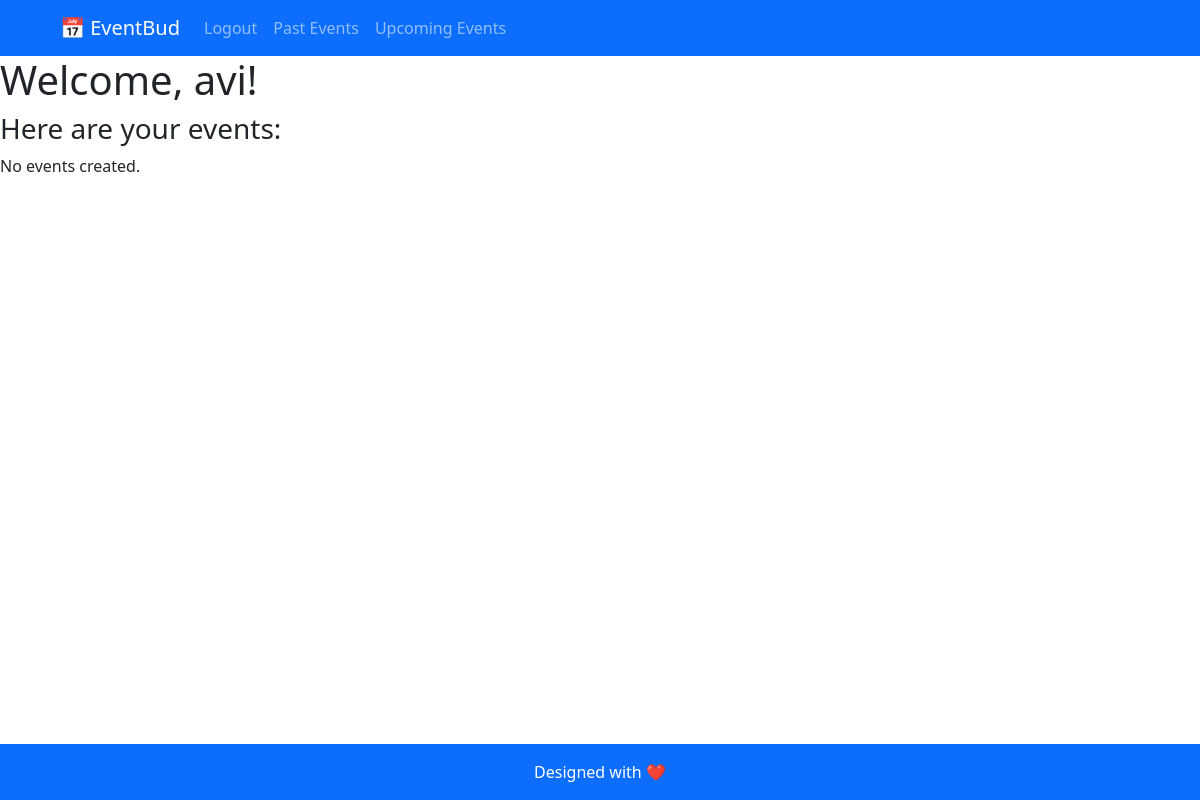
The app's page /events/my_events/ (signed in), older data.
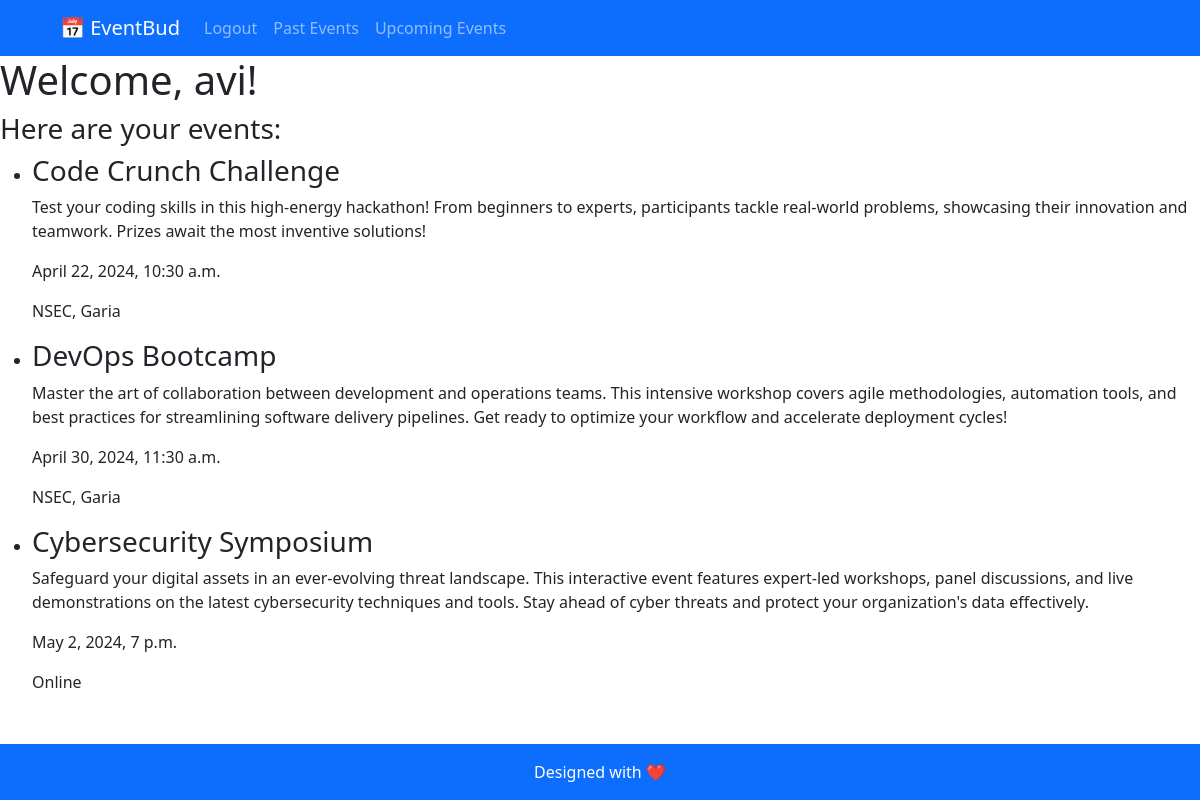
The same page, newer data.
### events/models.py (models this page shows, shortened)
class Event(models.Model):
    title = models.CharField(max_length=200)
    description = models.TextField()
    date = models.DateTimeField()
    location = models.CharField(max_length=200)
    user = models.ForeignKey(User, on_delete=models.CASCADE, null=True)

### events/views.py (the view)
# urls.py: path("my_events/", views.my_events, name="my_events"),
@login_required
def my_events(request):
    events = Event.objects.filter(user=request.user)
    username = request.user.username
    return render(
        request, "events/my_events.html", {"events": events, "username": username}
    )

### events/templates/events/my_events.html (shortened to what this page needs)
{% extends "events/layout.html" %}
{% block content %}
<h1>Welcome, {{ username }}! </h1>
<h3>Here are your events:</h3>
{% if events %}
  <ul>
    {% for event in events %}
    <li>
        <h3>{{ event.title }}</h3>
        <p>{{ event.description }}</p>
        <p>{{ event.date }}</p>
        <p>{{ event.location }}</p>
      </li>
    {% endfor %}
  </ul>
{% else %}
  <p>No events created.</p>
{% endif %}
{% endblock %}

### events/templates/events/layout.html (shortened to what this page needs)
{% load static %}
<!doctype html>
<html lang="en">
<head>
  <link rel="stylesheet" href="{% static 'events/style.css' %}" />
  <link href="https://cdn.jsdelivr.net/npm/bootstrap@5.3.3/dist/css/bootstrap.min.css" rel="stylesheet"
 />
</head>
<body>
  <nav class="navbar navbar-expand-lg bg-primary px-md-5" data-bs-theme="dark">
    <div class="container-fluid">
      <a class="navbar-brand" href="{% url 'events' %}">📅 EventBud</a>
      <div class="collapse navbar-collapse" id="navbarSupportedContent">
        <ul class="navbar-nav me-auto mb-2 mb-lg-0">
          {% if user.is_authenticated %}
          <li class="nav-item">
            <a class="nav-link" href="{% url 'logout' %}">Logout</a>
          </li>
          {% endif %}
          <li class="nav-item">
            {% if request.resolver_match.url_name == 'past_events' %}
              <a class="nav-link" href="{% url 'events' %}">Upcoming Events</a>
            {% else %}
              <a class="nav-link" href="{% url 'past_events' %}">Past Events</a>
            {% endif %}
          </li>
          {% if user.is_authenticated %}
          <li class="nav-item">
            {% if request.resolver_match.url_name == 'my_events' %}
              <a class="nav-link" href="{% url 'events' %}">Upcoming Events</a>
            {% else %}
              <a class="nav-link" href="{% url 'my_events' %}">My Events</a>
            {% endif %}
          </li>
          {% endif %}
        </ul>
      </div>
    </div>
  </nav>
  {% block content %} {% endblock %}
  <footer>
    <div class="footer bg-primary text-white fixed-bottom text-center p-3">
      <span>Designed with ❤️</span>
    </div>
  </footer>
</body>
</html>

Row changes from the older to the newer data that the page shows:
added Event: title "Code Crunch Challenge", description "Test your coding skills in this high-energy hackathon! From beginners to experts, participants tackle real-world problems, showcasing their innovation and teamwork. Prizes await the most inventive solutions!", date "April 22, 2024, 10:30 a.m.", location "NSEC, Garia"
added Event: title "DevOps Bootcamp", description "Master the art of collaboration between development and operations teams. This intensive workshop covers agile methodologies, automation tools, and best practices for streamlining software delivery pipelines. Get ready to optimize your workflow and accelerate deployment cycles!", date "April 30, 2024, 11:30 a.m.", location "NSEC, Garia"
added Event: title "Cybersecurity Symposium", description "Safeguard your digital assets in an ever-evolving threat landscape. This interactive event features expert-led workshops, panel discussions, and live demonstrations on the latest cybersecurity techniques and tools. Stay ahead of cyber threats and protect your organization's data effectively.", date "May 2, 2024, 7 p.m.", location "Online"
Text that changed along with them:
text no longer shown: "No events created."
